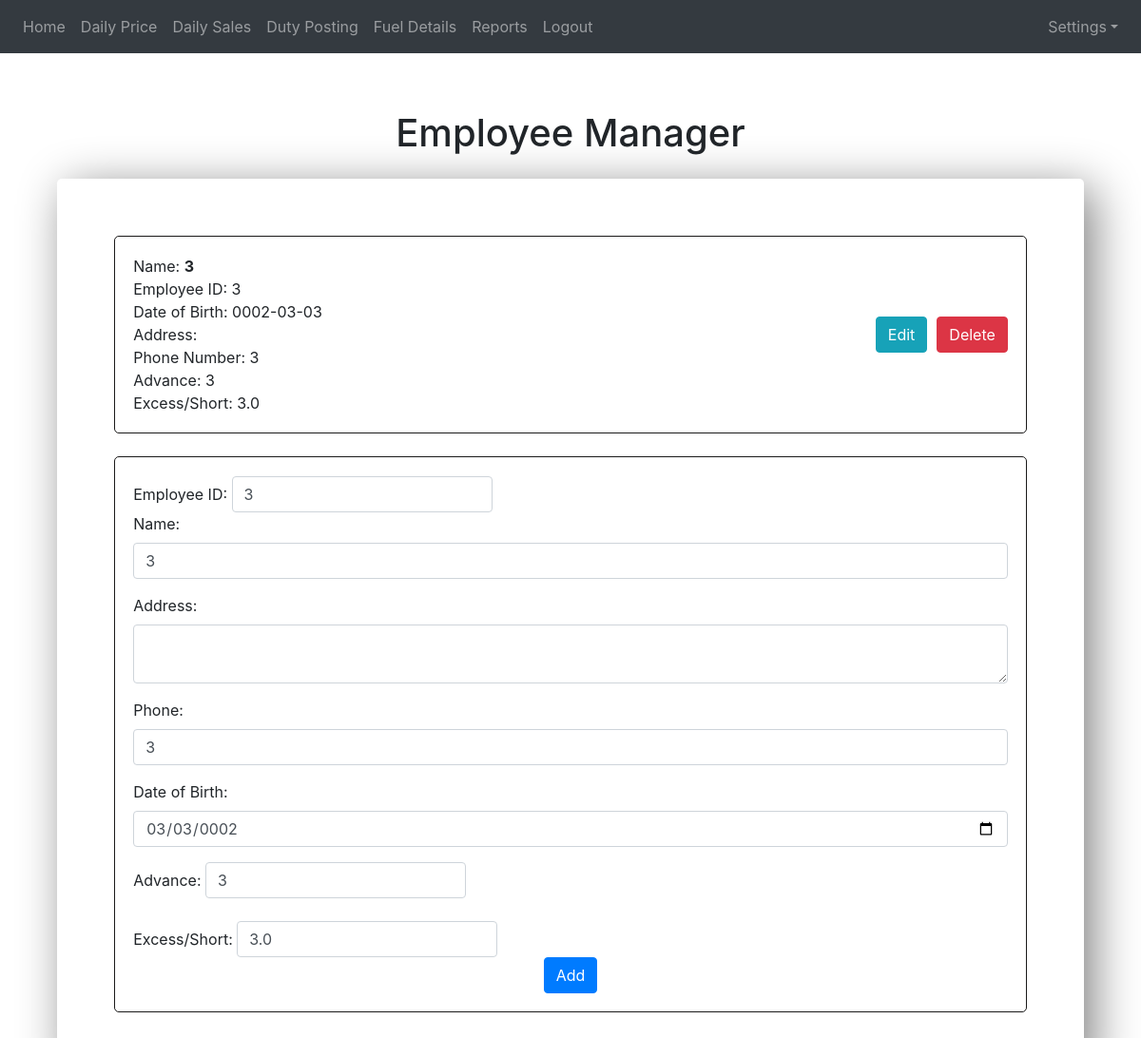
Page /edit_employee/3 (signed in) on the committed database.
### website/models.py (models this page shows)
class employee(db.Model):
    emp_id = db.Column(db.Integer, primary_key = True)
    name = db.Column(db.String(150))
    dob = db.Column(db.Date)
    address = db.Column(db.String(150))
    phone = db.Column(db.String(150))
    emp_id_sales = db.relationship('sales')
    emp_id_duty = db.relationship('duty_posting')
    excess_short = db.Column(db.Float)
    advance = db.Column(db.Integer)

### website/views.py (the view)
@views.route('/edit_employee/<int:id>', methods=['GET', 'POST'])
@login_required
def edit_employee(id):
    check = db.session.query(employee).filter(employee.emp_id==id).first()
    print(check)
    employees = employee.query.all()
    return render_template("employeemanager.html", user=current_user, employees = employees, check = check)

### website/templates/employeemanager.html (shortened to what this page needs)
{% extends 'base.html' %}
{% block content %}
<h1 align="center" style="margin-top: 5%;">Employee Manager</h1>
<div
  style="margin: 5%; margin-top: 2%; border: black 2px; padding: 5%; border-radius: 5px; box-shadow: 10px 10px 50px grey">
  {% for employee in employees %}
  <div style="border: solid rgb(27, 26, 26) 1px; border-radius: 5px; padding: 2%;">
    <div style="display: flex; align-items: center; justify-content: space-between;">
      <div style="flex: 1;">
        <div>Name: <b>{{ employee.name }}</b></div>
        <div>Employee ID: {{ employee.emp_id }}</div>
        <div>Date of Birth: {{ employee.dob }}</div>
        <div>Address: {{ employee.address }}</div>
        <div>Phone Number: {{ employee.phone }}</div>
        <div>Advance: {{ employee.advance }}</div>
        <div>Excess/Short: {{ employee.excess_short }}</div>
      </div>
      <form action="{{ url_for('views.edit_employee', id=employee.emp_id) }}" method="post">
        <a href="#form">
          <button type="submit" class="btn btn-info" style="margin-right: 10px;">Edit</button>
        </a>
      </form>
      <form action="{{ url_for('views.delete_employee', id=employee.emp_id) }}" method="post">
        <button type="submit" class="btn btn-danger">Delete</button>
      </form>
    </div>
  </div>
  <br>
  {% endfor %}
  <div style="border: solid rgb(27, 26, 26) 1px; border-radius: 5px; padding: 2%;">
    <form action="{{ url_for('views.employeemanager') }}" method="POST" id="form">
      {% if check%}
      <div class="form-inline">
        <label for="address">Employee ID:&nbsp;</label>
        <input type="text" class="form-control" id="emp_id" name="emp_id" value="{{check.emp_id}}">
      </div>
      {% endif %}
      <div class="form-group">
        <label for="name">Name:</label>
        <input type="text" class="form-control" id="name" name="name" value="{{check.name}}">
      </div>
      <div class="form-group">
        <label for="address">Address:</label>
        <textarea class="form-control" id="address" name="address" value="{{check.address}}"></textarea>
      </div>
      <div class="form-group">
        <label for="phone">Phone:</label>
        <input type="text" class="form-control" id="phone" name="phone" value="{{check.phone}}">
      </div>
      <div class="form-group">
        <label for="dob">Date of Birth:</label>
        <input type="date" class="form-control" id="dob" name="dob" value="{{check.dob}}">
      </div>
      <div class="form-inline">
        <label for="advance">Advance:&nbsp;</label>
        <input type="text" class="form-control" id="advance" name="advance" value="{{check.advance}}">
      </div>
      <br>
      {% if check%}
      <div class="form-inline">
        <label for="address">Excess/Short:&nbsp;</label>
        <input type="text" class="form-control" id="excess_short" name="excess_short" value="{{check.excess_short}}">
      </div>
      {% endif %}
      <div align="center">
        <button type="submit" class="btn btn-primary">Add</button>
      </div>
    </form>
  </div>
</div>
{% endblock %}

### rows in the picture
employee: name "3", emp_id "3", dob "0002-03-03", phone "3", advance "3", excess_short "3.0", dob "03/03/0002"
